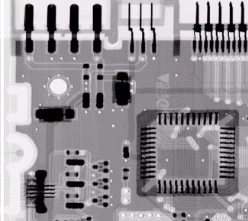
%> input picture Image Restoration/Mean Filters/Geometric Mean/image.png, 248 x 221 px
$ octave geometric_mean.m   (GNU Octave 9; MATLAB toolbox functions it lacks are replaced by stand-ins)
%> lines starting %> are read from the running program, lines starting %| are printed output that depends on the picture
%picking up a high-content image and converting it into gray image
A=rgb2gray(imread("image.png"));
%> A: size 221x248 uint8; min 0, max 255, mean 146.8
[R C] = size(A); %taking size of image A
%> R = 221; C = 248
figure;
imshow(A,[]);
title('Original Image');

denoisedImage = zeros(R,C); %creating a matrix of size A
filterSize = [3 3]; %filter size i want to apply on my image for example, 3*3,5*5,7*7,9*9,

A1 = imnoise(A,"gaussian",0.1);
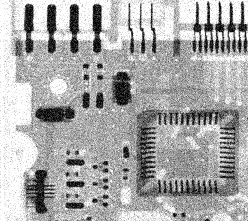
%> A1: size 221x248 uint8; min 0, max 255, mean 169.6
A2 = imnoise(A,"salt & pepper",0.3);
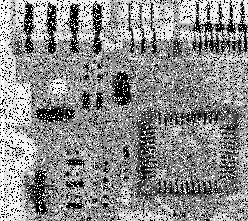
%> A2: size 221x248 uint8; min 0, max 255, mean 141.2

figure;
imshow(A1,[]);
title('Noisy Image');

%now taking matrix (of size filter) and multiplying it with filter and then
%convert the 2d array into 1d array and get the total sum of this 1d array
%and place this value at filteredimage(i,j)

for i=ceil(filterSize(1)/2):1:R-(floor(filterSize(1)/2))
    for j = ceil(filterSize(1)/2):1:C-(floor(filterSize(2)/2))
        % Here i'm doing like if the filter size is 3*3 then the matrix
        % temp will start from (2,2) of an image A and if 5*5 then start
        % from (3,3) of image A
         myTemp= A1( i-floor(filterSize(1)/2) : i + floor(filterSize(1)/2) , j - floor(filterSize(2)/2) : j + floor(filterSize(2)/2));

         %converting temp matrix into double as our filter is in double
         Temp = double(myTemp);
         tempR = reshape(Temp,1,[]); %converting 2d array into 1d
         product = prod(tempR); %multiplying all elements of the array
         geometric = nthroot(product,filterSize(1) * filterSize(1)); % taking nth root like 9th (1/9) root if filter size = 3

         denoisedImage(i,j) = geometric; % placing this sum at filterimage(i,j)
    end
end
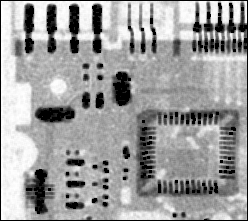
%> denoisedImage: size 221x248 double; min 0, max 255, mean 158.4

figure;
imshow(denoisedImage,[]);
title('Denoised Image');
